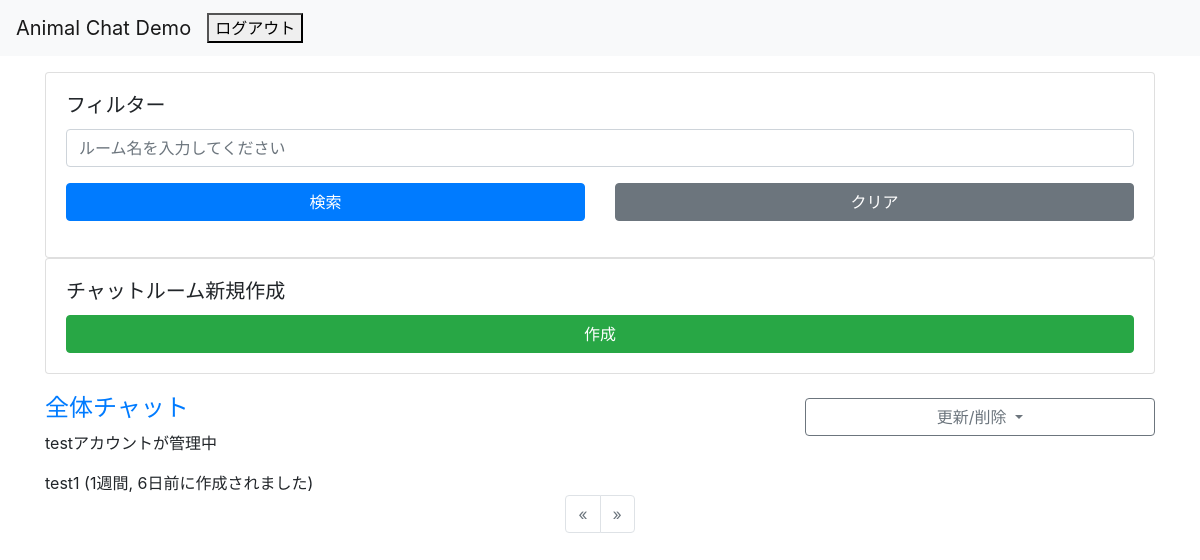
The app's page /chat/ (signed in), older data.
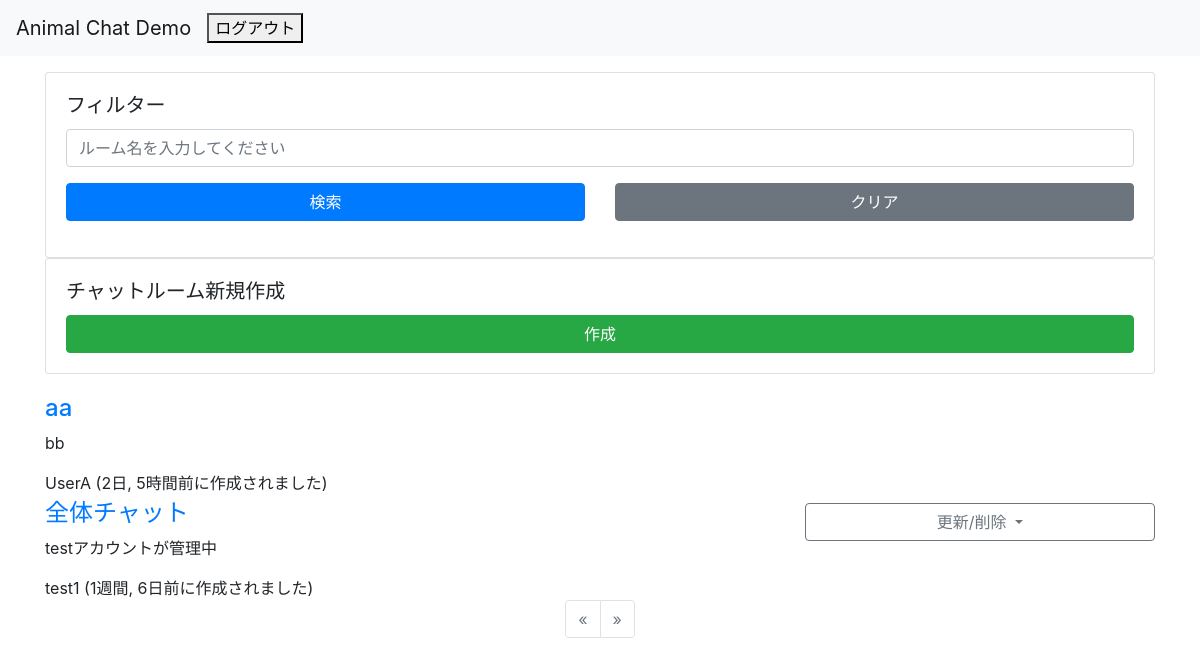
The same page, newer data.
### chat/models.py (models this page shows, shortened)
class Room(models.Model):
    host = models.ForeignKey(User, on_delete=models.CASCADE)
    name = models.CharField(gettext_lazy('ルーム名'), max_length=64)
    description = models.TextField(gettext_lazy('説明文'), max_length=128)
    participants = models.ManyToManyField(User, related_name='rooms', verbose_name=gettext_lazy('参加者を選択'), blank=True)
    created_at = models.DateTimeField(gettext_lazy('Created time'), default=timezone.now)
    objects = RoomQueryset.as_manager()

### accounts/models.py (models this page shows)
class User(AbstractBaseUser, PermissionsMixin):
    screen_name = models.CharField(
        gettext_lazy('アカウント名'),
        max_length=128,
        default='',
        blank=True,
        help_text=gettext_lazy('128文字以内で入力してください'),
    )
    email = models.EmailField(gettext_lazy('メールアドレス'), unique=True)
    is_staff = models.BooleanField(
        gettext_lazy('staff status'),
        default=False,
        help_text=gettext_lazy('Designates whether the user can log into this admin site.'),
    )
    is_active = models.BooleanField(
        gettext_lazy('active'),
        default=True,
        help_text=gettext_lazy(
            'Designates whether this user should be treated as active. Unselect this instead of deleting accounts.'
        ),
    )
    date_joined = models.DateTimeField(gettext_lazy('date joined'), default=timezone.now)
    objects = CustomUserManager()
    points = models.IntegerField(
        default=0,
        blank=True,
        null=True,
    )
    USERNAME_FIELD = 'email'
    REQUIRED_FIELDS = []
    class Meta:
        verbose_name = gettext_lazy('user')
        verbose_name_plural = gettext_lazy('users')
    def __str__(self):
        return self.__unicode__()
    def __unicode__(self):
        return self.screen_name or self.email

### chat/views.py (the view)
# urls.py: path('', views.Index.as_view(), name='index'),
class Index(LoginRequiredMixin, ListView):
    model = models.Room
    template_name = 'chat/index.html'
    context_object_name = 'rooms'
    pagenate_by = 10
    def get_queryset(self):
        queryset = super().get_queryset()
        form = forms.SearchForm(self.request.GET or None)
        keywords = form.get_keywords()
        return queryset.filtering(user=self.request.user, keywords=keywords)
    def get_context_data(self, **kwargs):
        context = super().get_context_data(**kwargs)
        context['search_form'] = forms.SearchForm(self.request.GET or None)
        return context

### chat/forms.py
class SearchForm(forms.Form):
    keywords = forms.CharField(
        label=gettext_lazy('keywords (split space)'),
        required=False,
        widget=forms.TextInput(attrs={
            'placeholder': gettext_lazy('ルーム名を入力してください'),
            'class': 'form-control',
        }),
    )
    def get_keywords(self):
        init_keywords = ''
        keywords = init_keywords
        if self.is_valid():
            keywords = self.cleaned_data.get('keywords', init_keywords)
        return keywords

### chat/models.py (called while the page is built)
    def _related_user(self, user=None):
        try:
            queryset = self.filter(models.Q(host=user) | models.Q(participants__in=[user.pk]))
        except:
            queryset = self
        return queryset

    def filtering(self, user=None, keywords='', order='-created_at'):
        words = keywords.split()
        queryset = self._related_user(user=user)
        if words:
            condition = reduce(operator.or_, (models.Q(name__icontains=word) for word in words))
            queryset = queryset.filter(condition)
        return queryset.order_by(order).distinct()

### templates/chat/index.html (shortened to what this page needs)
{% extends 'base.html' %}
{% load humanize %}
{% block content %}
<div class="row justify-content-center">
    <div class="col-12">
        <div class="card">
            <div class="card-body">
                <h5 class="card-title">フィルター</h5>
                <form action="", method="GET">
                    <div class="form-group row">
                        <div class="col-12">
                            {{ search_form.keywords }}
                        </div>
                    </div>
                    <div class="form-group row">
                        <div class="col-12 col-sm-12 col-md-12 col-lg-6 col-xl-6">
                            <button type="submit" class="btn btn-primary btn-block">検索</button>
                        </div>
                        <div class="col-12 col-sm-12 col-md-12 col-lg-6 col-xl-6">
                            <a href="{% url 'chat:index' %}" class="btn btn-secondary btn-block">クリア</a>
                        </div>
                    </div>
                </form>
            </div>
        </div>
    </div>
</div>
<div class="row justify-content-center">
    <div class="col-12">
        <div class="card">
            <div class="card-body">
                <h5 class="card-title">チャットルーム新規作成</h5>
                <div class="row">
                    <div class="col-12">
                        <a href="{% url 'chat:create_room' %}" class="btn btn-success btn-block">作成</a>
                    </div>
                </div>
            </div>
        </div>
    </div>
</div>
<div class="row justify-content-center mt-3">
    <div class="col-12">
        <section>
        {% for room in rooms %}
            <article>
                <div class="row">
                    <div class="col-8">
                        <h4 class="h4 mt-1"><a href="{% url 'chat:enter_room' room.pk %}">{{ room.name }}</a></h4>
                        <p>{{ room.description }}</p>
                        <div>
                            <span>{{ room.host|stringformat:"s" }}</span>
                            <time datetime="{{ room.created_at|date:'Y-m-d' }}">({{ room.created_at|naturaltime }}に作成されました)</time>
                        </div>
                    </div>
                    <div class="col-4">
                    {% if room.host.pk == user.pk %}
                        <div class="dropdown mt-2">
                            <a class="btn btn-outline-secondary btn-block dropdown-toggle" href="#" role="button"
                                id="dropdownMenuLink{{ forloop.counter }}" data-toggle="dropdown" aria-haspopup="true" aria-expanded="false">
                                更新/削除
                            </a>
                        </div>
                    {% endif %}
                    </div>
                </div>
            </article>
        {% empty %}
            <article>
                <p>No rooms exists.</p>
            </article>
        {% endfor %}
        </section>
    </div>
</div>
{% if rooms %}
<div class="row justify-content-center">
    <div class="col-12">
{% include "pagination.html" %}
    </div>
</div>
{% endif %}
{% endblock %}

Row changes from the older to the newer data that the page shows:
added Room: name "aa", description "bb", host "UserA", created_at "2日, 5時間前"
